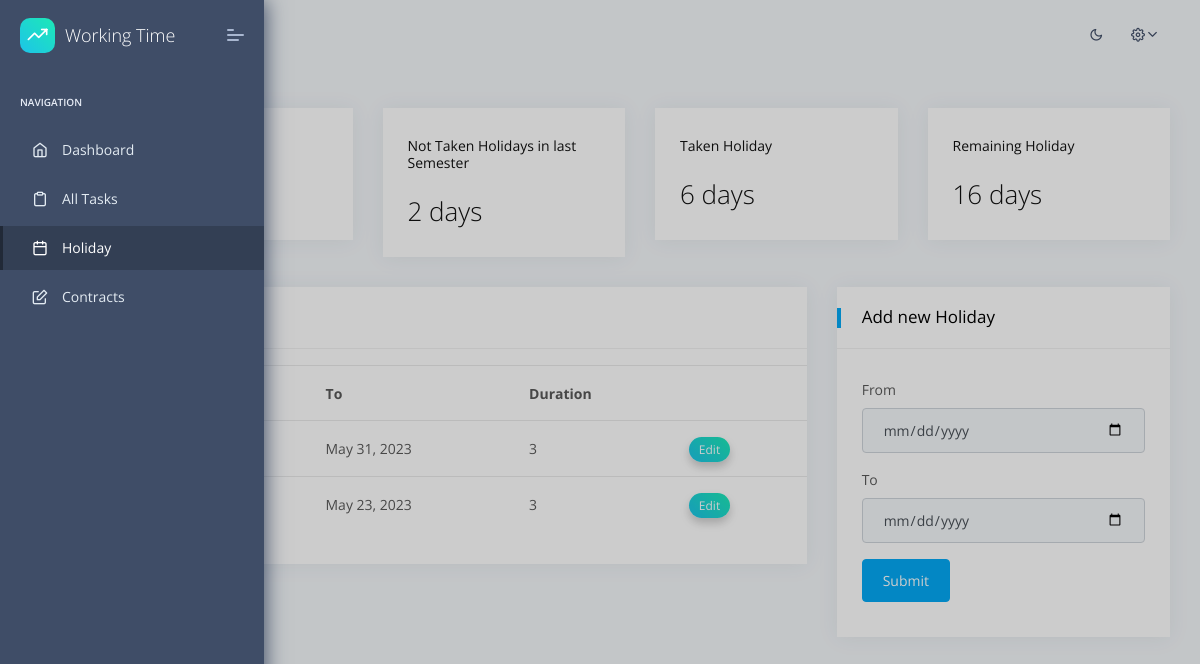
Page /holidays/ (signed in) on the committed database.
### apps/home/models.py (models this page shows, shortened)
class Holiday(models.Model):
    id = models.AutoField(primary_key=True)
    from_date = models.DateField()
    to_date = models.DateField()
    by_id = models.ForeignKey(User, on_delete=models.CASCADE)
    added = models.DateTimeField(auto_now_add=True)
    updated = models.DateTimeField(auto_now=True)
    class Meta:
        verbose_name = 'Holiday'
        verbose_name_plural = 'Holidays'
        ordering = ['id']

### apps/home/views.py (the view, shortened to what this page needs)
# urls.py: path('holidays/', views.holidays, name='holidays'),
@login_required(login_url="/login/")
def holidays(request: HttpRequest):
    logged_user = request.user
    if is_supervisor(logged_user) or is_shkofficer(logged_user):
        shks_data = []
        if is_supervisor(logged_user):
            shks = Contract.objects.filter(supervisor=logged_user) # TODO: filter out shks that are not active anymore
        else:
            shks = [Contract.objects.filter(user=user).first() for user in User.objects.filter(groups__name='shk')]
        for shk in shks:
            holiday_entitlement, not_taken_holidays, taken_holidays_days, remaining_holidays = calc_holiday(shk.user)
            shks_data.append({
                'contract': shk,
                'remaining_holidays': remaining_holidays,
            })
        holidays = Holiday.objects.filter(by_id__in=[shk.user for shk in shks]).order_by('-from_date') # no filtering nessesary since we only get shks that are active
        context = {
            'segment': 'holidays',
            'holidays': holidays,
            'shks_data': shks_data,
        }
        html_template = loader.get_template('home/holidays_supervisor.html')
    else:
        holiday_entitlement, not_taken_holidays, taken_holidays_days, remaining_holidays = calc_holiday(logged_user)
        taken_holidays = Holiday.objects.filter(by_id=logged_user, from_date__range=get_employment_time(logged_user), to_date__range=get_employment_time(logged_user)).order_by('-from_date')
        context = {
            'segment': 'holidays',
            'holiday_entitlement': holiday_entitlement,
            'not_taken': not_taken_holidays,
            'taken': taken_holidays_days,
            'remaining': remaining_holidays,
            'holidays': taken_holidays,
        }
        html_template = loader.get_template('home/holidays.html')
    return HttpResponse(html_template.render(context, request))

### apps/context_processors.py (called while the page is built)
def cfg_assets_root(request):
    return { 'ASSETS_ROOT' : settings.ASSETS_ROOT }

### apps/home/templatetags/date_extras.py (called while the page is built)
@register.filter
def busdays(value, arg):
    free_days = get_free_days(value, arg)
    return business_days(value, arg) - len(free_days.keys())

### apps/home/views.py (called while the page is built)
def get_free_days(from_date: dt.date, to_date: dt.date) -> dict:
    all_holidays = hd.country_holidays("DE", subdiv = "SN", years = [y for y in range(from_date.year, to_date.year + 1)])
    free_days = {}
    for date, name in sorted(all_holidays.items()):
        if from_date <= date <= to_date:
            free_days[date] = name
    return free_days

def get_employment_time(user: User) -> Tuple[dt.date, dt.date]:
    start_dates = [contract.contract_start_date for contract in Contract.objects.filter(user=user) if contract.contract_start_date <= dt.date.today() <= contract.contract_end_date]
    end_dates = [contract.contract_end_date for contract in Contract.objects.filter(user=user) if contract.contract_start_date <= dt.date.today() <= contract.contract_end_date]
    if len(start_dates) == 0 or len(end_dates) == 0:
        start_date = Contract.objects.filter(user=user).order_by('-contract_end_date').first().contract_start_date
        end_date = Contract.objects.filter(user=user).order_by('-contract_end_date').first().contract_end_date
        return start_date, end_date
    return min(start_dates), max(end_dates)

def business_days(from_date: dt.date, to_date: dt.date) -> int:
    if to_date.weekday() >= 5:
        return np.busday_count(from_date, to_date)
    else:
        return np.busday_count(from_date, to_date) + 1

def is_supervisor(user: User) -> bool:
    return user.groups.filter(name='supervisor').exists()

def is_shkofficer(user: User) -> bool:
    return user.groups.filter(name='shkofficer').exists()

### apps/templates/home/holidays.html (shortened to what this page needs)
{% extends "layouts/base.html" %}
{% load date_extras %}
{% block content %}
    <div class="pcoded-main-container">
        <div class="pcoded-wrapper">
            <div class="pcoded-content">
                <div class="pcoded-inner-content">
                    <div class="main-body">
                        <div class="page-wrapper">
                            <div class="row">
                                <div class="col-md-6 col-xl-3">
                                    <div class="card daily-sales">
                                        <div class="card-block">
                                            <h6 class="mb-4">Holiday Entitlement</h6>
                                            <div class="row d-flex align-items-center">
                                                <div class="col-9">
                                                    <h3 class="f-w-300 d-flex align-items-center m-b-0">{{ holiday_entitlement|floatformat }} days</h3>
                                                </div>
                                            </div>
                                        </div>
                                    </div>
                                </div>
                                <div class="col-md-6 col-xl-3">
                                    <div class="card Monthly-sales">
                                        <div class="card-block">
                                            <h6 class="mb-4">Not Taken Holidays in last Semester</h6>
                                            <div class="row d-flex align-items-center">
                                                <div class="col-9">
                                                    <h3 class="f-w-300 d-flex align-items-center  m-b-0">{{ not_taken|floatformat }} days</h3>
                                                </div>
                                            </div>
                                        </div>
                                    </div>
                                </div>
                                <div class="col-md-12 col-xl-3">
                                    <div class="card yearly-sales">
                                        <div class="card-block">
                                            <h6 class="mb-4">Taken Holiday</h6>
                                            <div class="row d-flex align-items-center">
                                                <div class="col-9">
                                                    <h3 class="f-w-300 d-flex align-items-center  m-b-0">{{ taken|floatformat }} days</h3>
                                                </div>
                                            </div>
                                        </div>
                                    </div>
                                </div>
                                <div class="col-md-12 col-xl-3">
                                    <div class="card yearly-sales">
                                        <div class="card-block">
                                            <h6 class="mb-4">Remaining Holiday</h6>
                                            <div class="row d-flex align-items-center">
                                                <div class="col-9">
                                                    <h3 class="f-w-300 d-flex align-items-center  m-b-0">{{ remaining|floatformat }} days</h3>
                                                </div>
                                            </div>
                                        </div>
                                    </div>
                                </div>
                                <div class="col-xl-8 col-md-6">
                                    <div class="card Recent-Users">
                                        <div class="card-header">
                                            <h5>Taken Holidays</h5>
                                        </div>
                                        <div class="card-block px-0 py-3">
                                            <div class="table-responsive">
                                                <table class="table table-hover">
                                                    <thead>
                                                        <tr>
                                                            <th>From</th>
                                                            <th>To</th>
                                                            <th>Duration</th>
                                                            <th></th>
                                                        </tr>
                                                    </thead>
                                                    <tbody>
                                                        {% for holiday in holidays %}
                                                            <tr>
                                                                <td>{{ holiday.from_date }}</td>
                                                                <td>{{ holiday.to_date }}</td>
                                                                <td>{{ holiday.from_date|busdays:holiday.to_date }}</td>
                                                                <td>
                                                                    <a href="/editHoliday/{{ holiday.id }}" class="label theme-bg text-white f-12">Edit</a>
                                                                </td>
                                                            </tr>
                                                        {% endfor %}
                                                    </tbody>
                                                </table>
                                            </div>
                                        </div>
                                    </div>
                                </div>
                                <div class="col-xl-4 col-md-6">
                                    <div class="card">
                                        <div class="card-header">
                                            <h5>Add new Holiday</h5>
                                        </div>
                                        <div class="card-block">
                                            <form action = "#" method = "POST">
                                                <div class="form-group">
                                                    <label for="from">From</label>
                                                    <input type="date" class="form-control" id="from" name = "from_date">
                                                </div>
                                                <div class="form-group">
                                                    <label for="to">To</label>
                                                    <input type="date" class="form-control" id="to" name = "to_date">
                                                </div>
                                                <button type="submit" class="btn btn-primary">Submit</button>
                                            </form>
                                        </div>
                                    </div>
                                </div>
                            </div>
                        </div>
                    </div>
                </div>
            </div>
        </div>
    </div>
{% endblock content %}

### rows in the picture
Holiday: to_date "May 31, 2023", from_date|busdays "3"
Holiday: to_date "May 23, 2023", from_date|busdays "3"

### other values in the picture
{{ not_taken|floatformat }} "2"
{{ taken|floatformat }} "6"
{{ remaining|floatformat }} "16"
